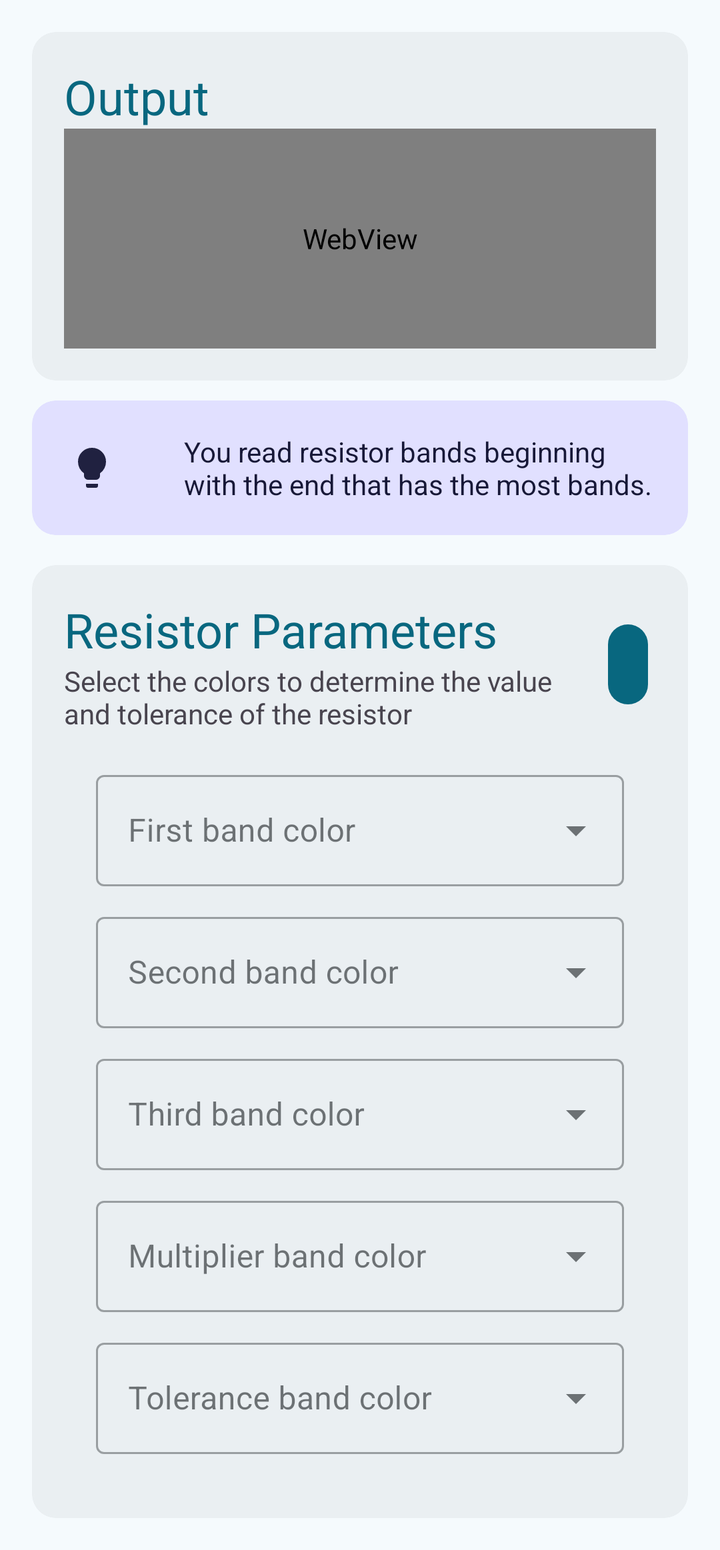
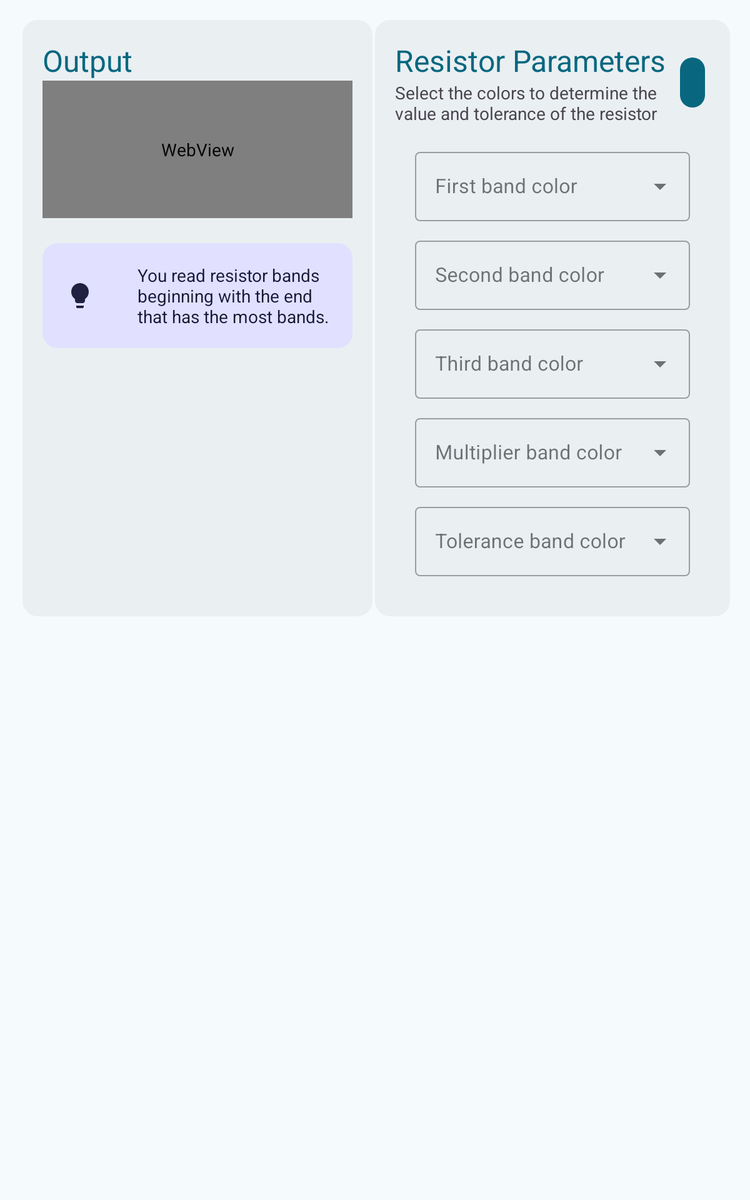

First picture: res/layout/ on a phone held upright. Second picture: the repository's own variant of that layout, on a device whose configuration matches the variant's folder. Source for both follows.
<!-- AndroidManifest.xml: application theme Theme.Resistorcolorcode -->
<!-- res/layout/fragment_five_bands.xml -->
<?xml version="1.0" encoding="utf-8"?>
<androidx.core.widget.NestedScrollView xmlns:android="http://schemas.android.com/apk/res/android"
    xmlns:app="http://schemas.android.com/apk/res-auto"
    xmlns:tools="http://schemas.android.com/tools"
    android:id="@+id/NestedScrollView"
    android:layout_width="match_parent"
    android:layout_height="match_parent"
    tools:context="com.rad.app.FragmentFiveBand">

    <androidx.constraintlayout.widget.ConstraintLayout
        android:layout_width="match_parent"
        android:layout_height="match_parent"
        android:padding="16dp">

        <com.google.android.material.card.MaterialCardView
            android:id="@+id/CardView5BandResistor"
            android:layout_width="match_parent"
            android:layout_height="wrap_content"
            app:cardBackgroundColor="@color/md_theme_surfaceContainer"
            app:layout_constraintEnd_toEndOf="parent"
            app:layout_constraintStart_toStartOf="parent"
            app:layout_constraintTop_toTopOf="parent"
            app:strokeColor="@color/md_theme_surfaceContainer">

            <LinearLayout
                android:id="@+id/LinearLayoutContainer"
                android:layout_width="match_parent"
                android:layout_height="match_parent"
                android:orientation="vertical"
                android:padding="16dp">

                <TextView
                    android:id="@+id/TextViewOutput"
                    android:layout_width="match_parent"
                    android:layout_height="wrap_content"
                    android:text="@string/output_title"
                    android:textColor="@color/md_theme_primary"
                    android:textSize="24sp" />

                <WebView
                    android:id="@+id/WebView5BandsResistor"
                    android:layout_width="match_parent"
                    android:layout_height="110dp"
                    android:background="@android:color/transparent"
                    android:transitionName="shared_view" />

                <TextView
                    android:id="@+id/TextViewResult"
                    android:layout_width="match_parent"
                    android:layout_height="wrap_content"
                    android:gravity="center"
                    android:textSize="20sp"
                    android:visibility="gone"
                    tools:visibility="gone" />

            </LinearLayout>
        </com.google.android.material.card.MaterialCardView>

        <com.google.android.material.card.MaterialCardView
            android:id="@+id/CardViewTip"
            android:layout_width="match_parent"
            android:layout_height="match_parent"
            android:layout_marginTop="10dp"
            android:orientation="horizontal"
            app:cardBackgroundColor="@color/md_theme_tertiaryContainer"
            app:layout_constraintEnd_toEndOf="parent"
            app:layout_constraintStart_toStartOf="parent"
            app:layout_constraintTop_toBottomOf="@+id/CardView5BandResistor"
            app:strokeColor="@color/md_theme_tertiaryContainer">

            <LinearLayout
                android:layout_width="match_parent"
                android:layout_height="match_parent"
                android:orientation="horizontal"
                app:layout_constraintBottom_toTopOf="@+id/materialCardView"
                tools:layout_editor_absoluteX="16dp">

                <com.google.android.material.imageview.ShapeableImageView
                    android:layout_width="60dp"
                    android:layout_height="match_parent"
                    android:layout_gravity="start"
                    android:scaleType="centerInside"
                    android:src="@drawable/drawable_lightbulb"
                    android:tint="@color/md_theme_onTertiaryContainer">

                </com.google.android.material.imageview.ShapeableImageView>

                <com.google.android.material.textview.MaterialTextView
                    android:id="@+id/TextViewTip"
                    android:layout_width="wrap_content"
                    android:layout_height="match_parent"
                    android:layout_gravity="end"
                    android:padding="16dp"
                    android:text="@string/tip_resistor_reading"
                    android:textColor="@color/md_theme_onTertiaryContainer"
                    android:textSize="14sp">

                </com.google.android.material.textview.MaterialTextView>
            </LinearLayout>
        </com.google.android.material.card.MaterialCardView>

        <com.google.android.material.card.MaterialCardView
            android:id="@+id/CardViewResistorParameters"
            android:layout_width="match_parent"
            android:layout_height="wrap_content"
            android:layout_marginTop="15dp"
            app:cardBackgroundColor="@color/md_theme_surfaceContainer"
            app:layout_constraintBottom_toBottomOf="parent"
            app:layout_constraintEnd_toEndOf="parent"
            app:layout_constraintStart_toStartOf="parent"
            app:layout_constraintTop_toBottomOf="@+id/CardViewTip"
            app:strokeColor="@color/md_theme_surfaceContainer">

            <LinearLayout
                android:layout_width="match_parent"
                android:layout_height="match_parent"
                android:orientation="vertical"
                android:padding="16dp">

                <LinearLayout
                    android:layout_width="match_parent"
                    android:layout_height="wrap_content"
                    android:gravity="center"
                    android:orientation="horizontal">

                    <LinearLayout
                        android:layout_width="0dp"
                        android:layout_height="wrap_content"
                        android:layout_weight="1"
                        android:orientation="vertical">

                        <TextView
                            android:id="@+id/TextViewResistorParametersTitle"
                            android:layout_width="match_parent"
                            android:layout_height="wrap_content"
                            android:text="@string/resistor_parameters_title"
                            android:textColor="@color/md_theme_primary"
                            android:textSize="24sp" />

                        <TextView
                            android:id="@+id/TextViewResistorParametersSubTitle"
                            android:layout_width="match_parent"
                            android:layout_height="wrap_content"
                            android:text="@string/resistor_parameters_subtitle" />
                    </LinearLayout>

                    <Button
                        style="?attr/materialIconButtonFilledStyle"
                        android:id="@+id/ButtonReset"
                        android:contentDescription="@string/button_reset_description"
                        android:layout_width="wrap_content"
                        android:layout_height="wrap_content"
                        app:icon="@drawable/drawable_reset" />

                </LinearLayout>

                <LinearLayout
                    android:layout_width="match_parent"
                    android:layout_height="match_parent"
                    android:orientation="vertical"
                    android:padding="16dp">

                    <com.google.android.material.textfield.TextInputLayout
                        style="@style/Widget.MaterialComponents.TextInputLayout.OutlinedBox.ExposedDropdownMenu"
                        android:layout_width="match_parent"
                        android:layout_height="wrap_content"
                        android:hint="@string/first_band_hint">

                        <AutoCompleteTextView
                            android:id="@+id/DropdownFirstBand"
                            android:layout_width="match_parent"
                            android:layout_height="wrap_content"
                            android:inputType="none"
                            android:tag="firstBand"
                            tools:ignore="LabelFor,SpeakableTextPresentCheck" />

                    </com.google.android.material.textfield.TextInputLayout>

                    <com.google.android.material.textfield.TextInputLayout
                        style="@style/Widget.MaterialComponents.TextInputLayout.OutlinedBox.ExposedDropdownMenu"
                        android:layout_width="match_parent"
                        android:layout_height="wrap_content"
                        android:layout_marginTop="10dp"
                        android:hint="@string/second_band_hint">

                        <AutoCompleteTextView
                            android:id="@+id/DropdownSecondBand"
                            android:layout_width="match_parent"
                            android:layout_height="wrap_content"
                            android:inputType="none"
                            android:tag="secondBand"
                            tools:ignore="LabelFor,SpeakableTextPresentCheck" />

                    </com.google.android.material.textfield.TextInputLayout>

                    <com.google.android.material.textfield.TextInputLayout
                        style="@style/Widget.MaterialComponents.TextInputLayout.OutlinedBox.ExposedDropdownMenu"
                        android:layout_width="match_parent"
                        android:layout_height="wrap_content"
                        android:layout_marginTop="10dp"
                        android:hint="@string/third_band_hint"
                        android:orientation="horizontal">

                        <AutoCompleteTextView
                            android:id="@+id/DropdownThirdBand"
                            android:layout_width="match_parent"
                            android:layout_height="wrap_content"
                            android:inputType="none"
                            android:tag="thirdBand"
                            tools:ignore="LabelFor,SpeakableTextPresentCheck" />

                    </com.google.android.material.textfield.TextInputLayout>

                    <com.google.android.material.textfield.TextInputLayout
                        style="@style/Widget.MaterialComponents.TextInputLayout.OutlinedBox.ExposedDropdownMenu"
                        android:layout_width="match_parent"
                        android:layout_height="wrap_content"
                        android:layout_marginTop="10dp"
                        android:hint="@string/multiplier_band_hint">

                        <AutoCompleteTextView
                            android:id="@+id/DropdownMultiplierBand"
                            android:layout_width="match_parent"
                            android:layout_height="wrap_content"
                            android:inputType="none"
                            android:tag="multiplierBand"
                            tools:ignore="LabelFor,SpeakableTextPresentCheck" />

                    </com.google.android.material.textfield.TextInputLayout>

                    <com.google.android.material.textfield.TextInputLayout
                        style="@style/Widget.MaterialComponents.TextInputLayout.OutlinedBox.ExposedDropdownMenu"
                        android:layout_width="match_parent"
                        android:layout_height="wrap_content"
                        android:layout_marginTop="10dp"
                        android:hint="@string/tolerance_band_hint">

                        <AutoCompleteTextView
                            android:id="@+id/DropdownToleranceBand"
                            android:layout_width="match_parent"
                            android:layout_height="wrap_content"
                            android:inputType="none"
                            android:tag="toleranceBand"
                            tools:ignore="LabelFor,SpeakableTextPresentCheck" />

                    </com.google.android.material.textfield.TextInputLayout>


                </LinearLayout>
            </LinearLayout>


        </com.google.android.material.card.MaterialCardView>

    </androidx.constraintlayout.widget.ConstraintLayout>
</androidx.core.widget.NestedScrollView>
<!-- resources referenced by this layout -->
<resources>
  <color name="md_theme_onTertiaryContainer">#171837</color>
  <color name="md_theme_primary">#08677F</color>
  <color name="md_theme_surfaceContainer">#EAEFF2</color>
  <color name="md_theme_tertiaryContainer">#E1E0FF</color>
  <string name="button_reset_description">Reset all fields</string>
  <string name="first_band_hint">First band color</string>
  <string name="multiplier_band_hint">Multiplier band color</string>
  <string name="output_title">Output</string>
  <string name="resistor_parameters_subtitle">Select the colors to determine the value and tolerance of the resistor</string>
  <string name="resistor_parameters_title">Resistor Parameters</string>
  <string name="second_band_hint">Second band color</string>
  <string name="third_band_hint">Third band color</string>
  <string name="tip_resistor_reading">You read resistor bands beginning with the end that has the most bands.</string>
  <string name="tolerance_band_hint">Tolerance band color</string>
  <!-- from res/values-v23/ -->
  <style name="Theme.Resistorcolorcode" parent="Base.Theme.Resistorcolorcode">
          
          <item name="android:navigationBarColor">@android:color/transparent</item>
          <item name="android:statusBarColor">@android:color/transparent</item>
          <item name="android:windowLightStatusBar">?attr/isLightTheme</item>
      </style>
  <color name="md_theme_onPrimary">#FFFFFF</color>
  <color name="md_theme_primaryContainer">#B8EAFF</color>
  <color name="md_theme_onPrimaryContainer">#001F28</color>
  <color name="md_theme_secondary">#4C626B</color>
  <color name="md_theme_onSecondary">#FFFFFF</color>
  <color name="md_theme_secondaryContainer">#CFE6F1</color>
  <color name="md_theme_onSecondaryContainer">#071E26</color>
  <color name="md_theme_tertiary">#5A5B7E</color>
  <color name="md_theme_onTertiary">#FFFFFF</color>
  <color name="md_theme_error">#BA1A1A</color>
  <color name="md_theme_onError">#FFFFFF</color>
  <color name="md_theme_errorContainer">#FFDAD6</color>
  <color name="md_theme_onErrorContainer">#410002</color>
  <color name="md_theme_background">#F5FAFD</color>
  <color name="md_theme_onBackground">#171C1F</color>
  <color name="md_theme_surface">#F5FAFD</color>
  <color name="md_theme_onSurface">#171C1F</color>
  <color name="md_theme_surfaceVariant">#DBE4E8</color>
  <color name="md_theme_onSurfaceVariant">#40484C</color>
  <color name="md_theme_outline">#70787C</color>
  <color name="md_theme_outlineVariant">#BFC8CC</color>
  <color name="md_theme_inverseSurface">#2C3134</color>
  <color name="md_theme_inverseOnSurface">#EDF1F4</color>
  <color name="md_theme_inversePrimary">#88D1EC</color>
  <color name="md_theme_primaryFixed">#B8EAFF</color>
  <color name="md_theme_onPrimaryFixed">#001F28</color>
  <color name="md_theme_primaryFixedDim">#88D1EC</color>
  <color name="md_theme_onPrimaryFixedVariant">#004D61</color>
  <color name="md_theme_secondaryFixed">#CFE6F1</color>
  <color name="md_theme_onSecondaryFixed">#071E26</color>
  <color name="md_theme_secondaryFixedDim">#B3CAD4</color>
  <color name="md_theme_onSecondaryFixedVariant">#344A52</color>
  <color name="md_theme_tertiaryFixed">#E1E0FF</color>
  <color name="md_theme_onTertiaryFixed">#171837</color>
  <color name="md_theme_tertiaryFixedDim">#C3C3EB</color>
  <color name="md_theme_onTertiaryFixedVariant">#434465</color>
  <color name="md_theme_surfaceDim">#D6DBDE</color>
  <color name="md_theme_surfaceBright">#F5FAFD</color>
  <color name="md_theme_surfaceContainerLowest">#FFFFFF</color>
  <color name="md_theme_surfaceContainerLow">#F0F4F7</color>
  <color name="md_theme_surfaceContainerHigh">#E4E9EC</color>
  <color name="md_theme_surfaceContainerHighest">#DEE3E6</color>
</resources>
<!-- res/layout-sw600dp/fragment_five_bands.xml (the repository's variant of the layout above) -->
<!-- drawn on a 7-inch tablet held upright -->
<?xml version="1.0" encoding="utf-8"?>
<androidx.core.widget.NestedScrollView xmlns:android="http://schemas.android.com/apk/res/android"
    xmlns:app="http://schemas.android.com/apk/res-auto"
    xmlns:tools="http://schemas.android.com/tools"
    android:id="@+id/NestedScrollView"
    android:layout_width="match_parent"
    android:layout_height="match_parent"
    android:descendantFocusability="afterDescendants"
    android:isScrollContainer="false"
    android:overScrollMode="never"
    tools:context="com.rad.app.FragmentFiveBand">

    <androidx.constraintlayout.widget.ConstraintLayout
        android:layout_width="match_parent"
        android:layout_height="match_parent"
        android:padding="16dp">

        <LinearLayout
            android:layout_width="0dp"
            android:layout_height="wrap_content"
            android:orientation="horizontal"
            app:layout_constraintBottom_toBottomOf="parent"
            app:layout_constraintEnd_toEndOf="parent"
            app:layout_constraintStart_toStartOf="parent"
            app:layout_constraintTop_toTopOf="parent"
            app:layout_constraintVertical_bias="0.5">

            <com.google.android.material.card.MaterialCardView
                android:id="@+id/CardView5BandResistor"
                android:layout_width="match_parent"
                android:layout_height="match_parent"
                android:layout_marginLeft="2dp"
                android:layout_marginRight="2dp"
                android:layout_weight="1"
                app:cardBackgroundColor="@color/md_theme_surfaceContainer"
                app:layout_constraintEnd_toEndOf="parent"
                app:layout_constraintStart_toStartOf="parent"
                app:layout_constraintTop_toTopOf="parent"
                app:strokeColor="@color/md_theme_surfaceContainer">

                <LinearLayout
                    android:id="@+id/LinearLayoutContainer"
                    android:layout_width="match_parent"
                    android:layout_height="match_parent"
                    android:orientation="vertical"
                    android:padding="16dp">

                    <TextView
                        android:id="@+id/TextViewOutput"
                        android:layout_width="match_parent"
                        android:layout_height="wrap_content"
                        android:text="@string/output_title"
                        android:textColor="@color/md_theme_primary"
                        android:textSize="24sp" />

                    <WebView
                        android:id="@+id/WebView5BandsResistor"
                        android:layout_width="match_parent"
                        android:layout_height="110dp"
                        android:background="@android:color/transparent"
                        android:transitionName="shared_view" />

                    <TextView
                        android:id="@+id/TextViewResult"
                        android:layout_width="match_parent"
                        android:layout_height="wrap_content"
                        android:gravity="center"
                        android:textSize="20sp"
                        android:visibility="gone"
                        tools:visibility="gone" />

                    <com.google.android.material.card.MaterialCardView
                        android:id="@+id/CardViewTip"
                        android:layout_width="match_parent"
                        android:layout_height="wrap_content"
                        android:layout_marginTop="20dp"
                        android:orientation="horizontal"
                        app:cardBackgroundColor="@color/md_theme_tertiaryContainer"
                        app:strokeColor="@color/md_theme_tertiaryContainer">

                        <LinearLayout
                            android:layout_width="match_parent"
                            android:layout_height="match_parent"
                            android:orientation="horizontal"
                            app:layout_constraintBottom_toTopOf="@+id/materialCardView"
                            tools:layout_editor_absoluteX="16dp">

                            <com.google.android.material.imageview.ShapeableImageView
                                android:layout_width="60dp"
                                android:layout_height="match_parent"
                                android:layout_gravity="start"
                                android:scaleType="centerInside"
                                android:src="@drawable/drawable_lightbulb"
                                android:tint="@color/md_theme_onTertiaryContainer">

                            </com.google.android.material.imageview.ShapeableImageView>

                            <com.google.android.material.textview.MaterialTextView
                                android:id="@+id/TextViewTip"
                                android:layout_width="wrap_content"
                                android:layout_height="match_parent"
                                android:layout_gravity="end"
                                android:padding="16dp"
                                android:text="@string/tip_resistor_reading"
                                android:textColor="@color/md_theme_onTertiaryContainer"
                                android:textSize="14sp">

                            </com.google.android.material.textview.MaterialTextView>
                        </LinearLayout>
                    </com.google.android.material.card.MaterialCardView>

                </LinearLayout>
            </com.google.android.material.card.MaterialCardView>

            <LinearLayout
                android:layout_width="match_parent"
                android:layout_height="match_parent"
                android:layout_weight="1"
                android:orientation="vertical">

                <com.google.android.material.card.MaterialCardView
                    android:id="@+id/CardViewResistorParameters"
                    android:layout_width="match_parent"
                    android:layout_height="match_parent"
                    app:cardBackgroundColor="@color/md_theme_surfaceContainer"
                    app:layout_constraintBottom_toBottomOf="parent"
                    app:layout_constraintEnd_toEndOf="parent"
                    app:layout_constraintStart_toStartOf="parent"
                    app:layout_constraintTop_toBottomOf="@+id/CardViewTip"
                    app:strokeColor="@color/md_theme_surfaceContainer">

                    <LinearLayout
                        android:layout_width="match_parent"
                        android:layout_height="match_parent"
                        android:orientation="vertical"
                        android:padding="16dp">

                        <LinearLayout
                            android:layout_width="match_parent"
                            android:layout_height="wrap_content"
                            android:gravity="center"
                            android:orientation="horizontal">

                            <LinearLayout
                                android:layout_width="0dp"
                                android:layout_height="wrap_content"
                                android:layout_weight="1"
                                android:orientation="vertical">

                                <TextView
                                    android:id="@+id/TextViewResistorParametersTitle"
                                    android:layout_width="match_parent"
                                    android:layout_height="wrap_content"
                                    android:text="@string/resistor_parameters_title"
                                    android:textColor="@color/md_theme_primary"
                                    android:textSize="24sp" />

                                <TextView
                                    android:id="@+id/TextViewResistorParametersSubTitle"
                                    android:layout_width="match_parent"
                                    android:layout_height="wrap_content"
                                    android:text="@string/resistor_parameters_subtitle" />
                            </LinearLayout>

                            <Button
                                style="?attr/materialIconButtonFilledStyle"
                                android:id="@+id/ButtonReset"
                                android:contentDescription="@string/button_reset_description"
                                android:layout_width="wrap_content"
                                android:layout_height="wrap_content"
                                app:icon="@drawable/drawable_reset" />

                        </LinearLayout>

                        <LinearLayout
                            android:layout_width="match_parent"
                            android:layout_height="match_parent"
                            android:orientation="vertical"
                            android:padding="16dp">

                            <com.google.android.material.textfield.TextInputLayout
                                style="@style/Widget.MaterialComponents.TextInputLayout.OutlinedBox.ExposedDropdownMenu"
                                android:layout_width="match_parent"
                                android:layout_height="wrap_content"
                                android:hint="@string/first_band_hint">

                                <AutoCompleteTextView
                                    android:id="@+id/DropdownFirstBand"
                                    android:layout_width="match_parent"
                                    android:layout_height="wrap_content"
                                    android:inputType="none"
                                    android:tag="firstBand"
                                    tools:ignore="LabelFor,SpeakableTextPresentCheck" />

                            </com.google.android.material.textfield.TextInputLayout>

                            <com.google.android.material.textfield.TextInputLayout
                                style="@style/Widget.MaterialComponents.TextInputLayout.OutlinedBox.ExposedDropdownMenu"
                                android:layout_width="match_parent"
                                android:layout_height="wrap_content"
                                android:layout_marginTop="10dp"
                                android:hint="@string/second_band_hint">

                                <AutoCompleteTextView
                                    android:id="@+id/DropdownSecondBand"
                                    android:layout_width="match_parent"
                                    android:layout_height="wrap_content"
                                    android:inputType="none"
                                    android:tag="secondBand"
                                    tools:ignore="LabelFor,SpeakableTextPresentCheck" />

                            </com.google.android.material.textfield.TextInputLayout>

                            <com.google.android.material.textfield.TextInputLayout
                                style="@style/Widget.MaterialComponents.TextInputLayout.OutlinedBox.ExposedDropdownMenu"
                                android:layout_width="match_parent"
                                android:layout_height="wrap_content"
                                android:layout_marginTop="10dp"
                                android:hint="@string/third_band_hint"
                                android:orientation="horizontal">

                                <AutoCompleteTextView
                                    android:id="@+id/DropdownThirdBand"
                                    android:layout_width="match_parent"
                                    android:layout_height="wrap_content"
                                    android:tag="thirdBand"
                                    android:inputType="none"
                                    tools:ignore="LabelFor,SpeakableTextPresentCheck" />

                            </com.google.android.material.textfield.TextInputLayout>

                            <com.google.android.material.textfield.TextInputLayout
                                style="@style/Widget.MaterialComponents.TextInputLayout.OutlinedBox.ExposedDropdownMenu"
                                android:layout_width="match_parent"
                                android:layout_height="wrap_content"
                                android:layout_marginTop="10dp"
                                android:hint="@string/multiplier_band_hint">

                                <AutoCompleteTextView
                                    android:id="@+id/DropdownMultiplierBand"
                                    android:layout_width="match_parent"
                                    android:layout_height="wrap_content"
                                    android:inputType="none"
                                    android:tag="multiplierBand"
                                    tools:ignore="LabelFor,SpeakableTextPresentCheck" />

                            </com.google.android.material.textfield.TextInputLayout>

                            <com.google.android.material.textfield.TextInputLayout
                                style="@style/Widget.MaterialComponents.TextInputLayout.OutlinedBox.ExposedDropdownMenu"
                                android:layout_width="match_parent"
                                android:layout_height="wrap_content"
                                android:layout_marginTop="10dp"
                                android:hint="@string/tolerance_band_hint">

                                <AutoCompleteTextView
                                    android:id="@+id/DropdownToleranceBand"
                                    android:layout_width="match_parent"
                                    android:layout_height="wrap_content"
                                    android:inputType="none"
                                    android:tag="toleranceBand"
                                    tools:ignore="LabelFor,SpeakableTextPresentCheck" />

                            </com.google.android.material.textfield.TextInputLayout>

                        </LinearLayout>
                    </LinearLayout>


                </com.google.android.material.card.MaterialCardView>

            </LinearLayout>


        </LinearLayout>

    </androidx.constraintlayout.widget.ConstraintLayout>
</androidx.core.widget.NestedScrollView>
